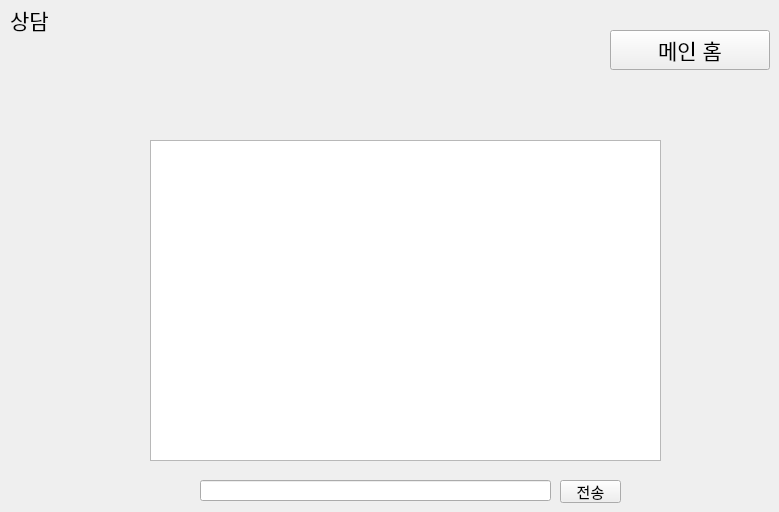
   <widget class="QWidget" name="consultPage">
    <widget class="QLabel" name="label_5">
     <property name="geometry">
      <rect>
       <x>10</x>
       <y>0</y>
       <width>120</width>
       <height>40</height>
      </rect>
     </property>
     <property name="font">
      <font>
       <pointsize>16</pointsize>
      </font>
     </property>
     <property name="text">
      <string>상담</string>
     </property>
    </widget>
    <widget class="QLineEdit" name="send_chat">
     <property name="geometry">
      <rect>
       <x>200</x>
       <y>480</y>
       <width>351</width>
       <height>21</height>
      </rect>
     </property>
     <property name="font">
      <font>
       <pointsize>10</pointsize>
      </font>
     </property>
    </widget>
    <widget class="QPushButton" name="goMain_5">
     <property name="geometry">
      <rect>
       <x>610</x>
       <y>30</y>
       <width>160</width>
       <height>40</height>
      </rect>
     </property>
     <property name="font">
      <font>
       <pointsize>16</pointsize>
      </font>
     </property>
     <property name="text">
      <string>메인 홈</string>
     </property>
    </widget>
    <widget class="QListWidget" name="chat_list">
     <property name="geometry">
      <rect>
       <x>150</x>
       <y>140</y>
       <width>511</width>
       <height>321</height>
      </rect>
     </property>
     <property name="font">
      <font>
       <pointsize>10</pointsize>
      </font>
     </property>
    </widget>
    <widget class="QPushButton" name="btn_send_chat">
     <property name="geometry">
      <rect>
       <x>560</x>
       <y>480</y>
       <width>61</width>
       <height>23</height>
      </rect>
     </property>
     <property name="font">
      <font>
       <pointsize>11</pointsize>
      </font>
     </property>
     <property name="text">
      <string>전송</string>
     </property>
    </widget>
   </widget>
